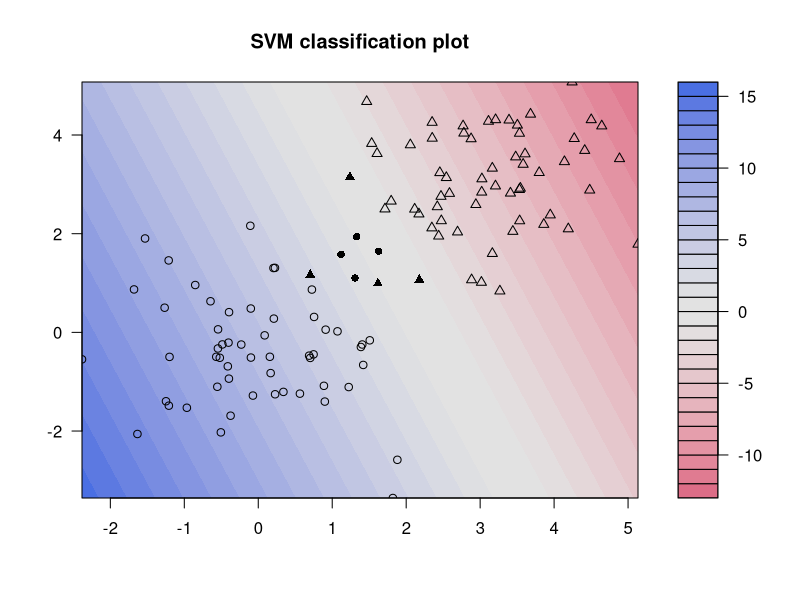

The R script that drew this image:
library(kernlab)

n <- 150 # number of data points
p <- 2 # dimension

sigma <- 1 # variance of the distribution
meanpos <- 0 # centre of the distribution of positive examples
meanneg <- 3 # centre of the distribution of negative examples
npos <- round(n/2) # number of positive examples
nneg <- n-npos # number of negative examples

# Generate the positive and negative examples
xpos <- matrix(rnorm(npos*p,mean=meanpos,sd=sigma),npos,p)
xneg <- matrix(rnorm(nneg*p,mean=meanneg,sd=sigma),npos,p)
x <- rbind(xpos,xneg)
# Generate the labels
y <- matrix(c(rep(1,npos),rep(-1,nneg)))


## Prepare a training and a test set ##
ntrain <- round(n*0.8) # number of training examples
tindex <- sample(n,ntrain) # indices of training samples
xtrain <- x[tindex,]
xtest <- x[-tindex,]
ytrain <- y[tindex]
istest <- y[-tindex]
istrain=rep(0,n)
istrain[tindex]=1

# train the SVM
svp <- ksvm(xtrain,ytrain,type="C-svc",kernel="vanilladot",C=100,scaled=c())

# Look and understand what svp contains
# General summary
svp

# Attributes that you can access
attributes(svp)

# For example, the support vectors
alpha(svp)
alphaindex(svp)
b(svp)

# Use the built-in function to pretty-plot the classifier
plot(svp,data=xtrain)
